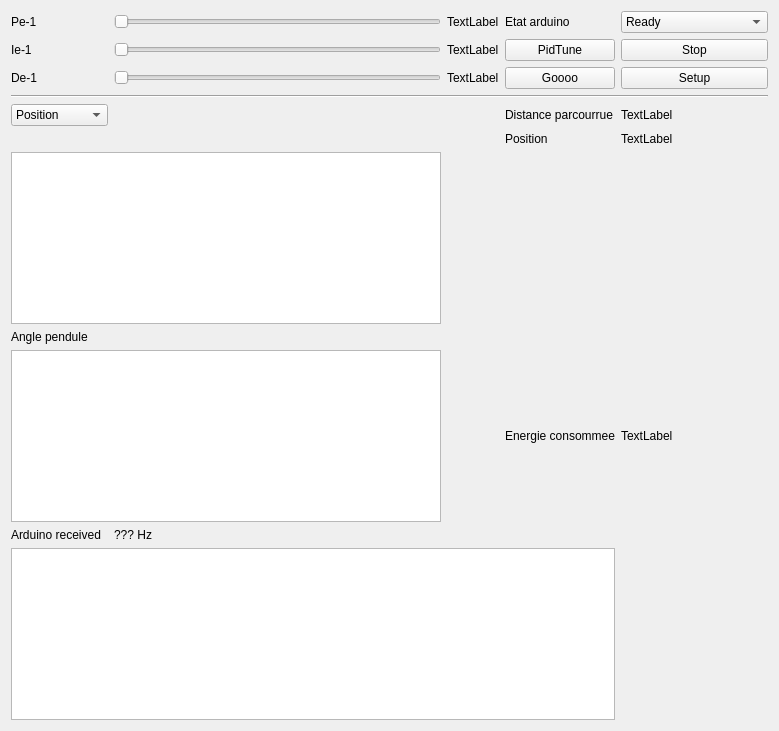
<?xml version="1.0" encoding="UTF-8"?>
<ui version="4.0">
 <class>MainWindow</class>
 <widget class="QMainWindow" name="MainWindow">
  <property name="geometry">
   <rect>
    <x>0</x>
    <y>0</y>
    <width>779</width>
    <height>731</height>
   </rect>
  </property>
  <property name="acceptDrops">
   <bool>false</bool>
  </property>
  <property name="windowTitle">
   <string>Centre de controle</string>
  </property>
  <widget class="QWidget" name="centralWidget">
   <layout class="QGridLayout" name="gridLayout">
    <item row="1" column="3">
     <widget class="QLabel" name="label">
      <property name="text">
       <string>Etat arduino</string>
      </property>
     </widget>
    </item>
    <item row="3" column="1">
     <widget class="QSlider" name="PID_d">
      <property name="maximum">
       <number>1000</number>
      </property>
      <property name="orientation">
       <enum>Qt::Horizontal</enum>
      </property>
     </widget>
    </item>
    <item row="1" column="0">
     <widget class="QLabel" name="label_5">
      <property name="text">
       <string>Pe-1</string>
      </property>
     </widget>
    </item>
    <item row="2" column="0">
     <widget class="QLabel" name="label_4">
      <property name="text">
       <string>Ie-1</string>
      </property>
     </widget>
    </item>
    <item row="3" column="0">
     <widget class="QLabel" name="label_3">
      <property name="text">
       <string>De-1</string>
      </property>
     </widget>
    </item>
    <item row="13" column="0" colspan="4">
     <widget class="QTextBrowser" name="textBrowser">
      <property name="font">
       <font>
        <pointsize>9</pointsize>
       </font>
      </property>
     </widget>
    </item>
    <item row="2" column="3">
     <widget class="QPushButton" name="PIDtune_btn">
      <property name="text">
       <string>PidTune</string>
      </property>
     </widget>
    </item>
    <item row="11" column="0" colspan="2">
     <widget class="QChartView" name="Pot_view"/>
    </item>
    <item row="5" column="0">
     <widget class="QComboBox" name="Position_selector">
      <item>
       <property name="text">
        <string>Position</string>
       </property>
      </item>
      <item>
       <property name="text">
        <string>Vitesse</string>
       </property>
      </item>
      <item>
       <property name="text">
        <string>Acceleration</string>
       </property>
      </item>
     </widget>
    </item>
    <item row="12" column="1">
     <widget class="QLabel" name="ArduinoUpdFrq_label">
      <property name="text">
       <string>??? Hz</string>
      </property>
     </widget>
    </item>
    <item row="2" column="4">
     <widget class="QPushButton" name="Stop_btn">
      <property name="text">
       <string>Stop</string>
      </property>
     </widget>
    </item>
    <item row="5" column="4">
     <widget class="QLabel" name="Dist_label">
      <property name="text">
       <string>TextLabel</string>
      </property>
     </widget>
    </item>
    <item row="11" column="4">
     <widget class="QLabel" name="Energy_label">
      <property name="text">
       <string>TextLabel</string>
      </property>
     </widget>
    </item>
    <item row="12" column="0">
     <widget class="QLabel" name="label_10">
      <property name="text">
       <string>Arduino received</string>
      </property>
     </widget>
    </item>
    <item row="1" column="1">
     <widget class="QSlider" name="PID_p">
      <property name="maximum">
       <number>1000</number>
      </property>
      <property name="singleStep">
       <number>1</number>
      </property>
      <property name="orientation">
       <enum>Qt::Horizontal</enum>
      </property>
     </widget>
    </item>
    <item row="2" column="1">
     <widget class="QSlider" name="PID_i">
      <property name="maximum">
       <number>1000</number>
      </property>
      <property name="orientation">
       <enum>Qt::Horizontal</enum>
      </property>
     </widget>
    </item>
    <item row="11" column="3">
     <widget class="QLabel" name="label_7">
      <property name="text">
       <string>Energie consommee</string>
      </property>
     </widget>
    </item>
    <item row="1" column="4">
     <widget class="QComboBox" name="statebox">
      <property name="sizePolicy">
       <sizepolicy hsizetype="Maximum" vsizetype="Fixed">
        <horstretch>0</horstretch>
        <verstretch>0</verstretch>
       </sizepolicy>
      </property>
      <item>
       <property name="text">
        <string>Ready</string>
       </property>
      </item>
      <item>
       <property name="text">
        <string>Stabilize</string>
       </property>
      </item>
      <item>
       <property name="text">
        <string>ReturnHome</string>
       </property>
      </item>
      <item>
       <property name="text">
        <string>TakingTree</string>
       </property>
      </item>
      <item>
       <property name="text">
        <string>Swinging</string>
       </property>
      </item>
      <item>
       <property name="text">
        <string>LastSwing</string>
       </property>
      </item>
      <item>
       <property name="text">
        <string>JustGonnaSendIt</string>
       </property>
      </item>
      <item>
       <property name="text">
        <string>JustGonnaSmoothIt</string>
       </property>
      </item>
      <item>
       <property name="text">
        <string>BuildUp</string>
       </property>
      </item>
      <item>
       <property name="text">
        <string>Drop</string>
       </property>
      </item>
      <item>
       <property name="text">
        <string>ShortCircuitForward</string>
       </property>
      </item>
      <item>
       <property name="text">
        <string>ShortCircuitBackward</string>
       </property>
      </item>
      <item>
       <property name="text">
        <string>Error</string>
       </property>
      </item>
     </widget>
    </item>
    <item row="5" column="3">
     <widget class="QLabel" name="label_6">
      <property name="text">
       <string>Distance parcourrue</string>
      </property>
     </widget>
    </item>
    <item row="4" column="0" colspan="5">
     <widget class="Line" name="line">
      <property name="orientation">
       <enum>Qt::Horizontal</enum>
      </property>
     </widget>
    </item>
    <item row="10" column="0">
     <widget class="QLabel" name="label_9">
      <property name="text">
       <string>Angle pendule</string>
      </property>
     </widget>
    </item>
    <item row="9" column="0" colspan="2">
     <widget class="QGraphicsView" name="Position_view"/>
    </item>
    <item row="1" column="2">
     <widget class="QLabel" name="P_label">
      <property name="text">
       <string>TextLabel</string>
      </property>
     </widget>
    </item>
    <item row="2" column="2">
     <widget class="QLabel" name="I_label">
      <property name="text">
       <string>TextLabel</string>
      </property>
     </widget>
    </item>
    <item row="3" column="2">
     <widget class="QLabel" name="D_label">
      <property name="text">
       <string>TextLabel</string>
      </property>
     </widget>
    </item>
    <item row="6" column="3">
     <widget class="QLabel" name="label_2">
      <property name="text">
       <string>Position</string>
      </property>
     </widget>
    </item>
    <item row="6" column="4">
     <widget class="QLabel" name="Position_label">
      <property name="text">
       <string>TextLabel</string>
      </property>
     </widget>
    </item>
    <item row="3" column="3">
     <widget class="QPushButton" name="Go_btn">
      <property name="text">
       <string>Goooo</string>
      </property>
     </widget>
    </item>
    <item row="3" column="4">
     <widget class="QPushButton" name="Setup_btn">
      <property name="text">
       <string>Setup</string>
      </property>
     </widget>
    </item>
   </layout>
  </widget>
 </widget>
 <layoutdefault spacing="6" margin="11"/>
 <customwidgets>
  <customwidget>
   <class>QChartView</class>
   <extends>QGraphicsView</extends>
   <header>qchartview.h</header>
  </customwidget>
 </customwidgets>
 <resources/>
 <connections/>
</ui>
